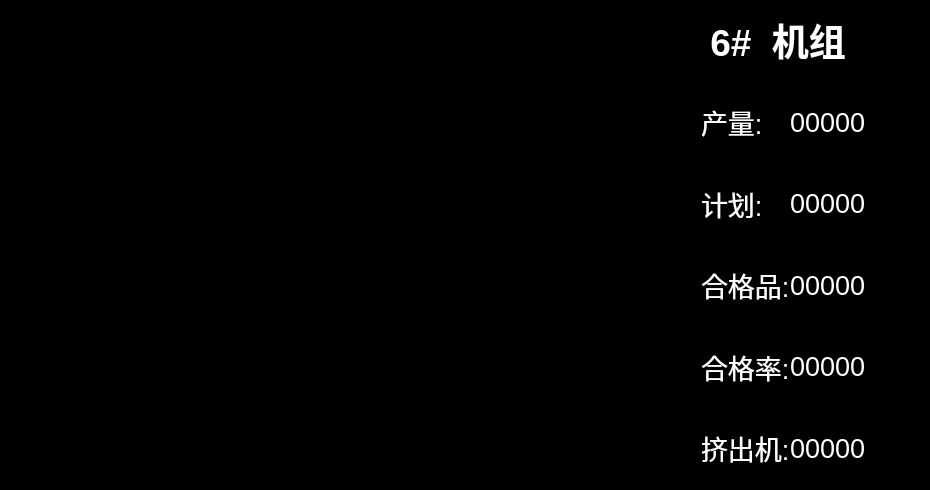
     <widget class="QFrame" name="frame_curve6">
      <property name="geometry">
       <rect>
        <x>980</x>
        <y>530</y>
        <width>930</width>
        <height>490</height>
       </rect>
      </property>
      <property name="styleSheet">
       <string notr="true">background-color: rgb(0, 0, 0);</string>
      </property>
      <property name="frameShape">
       <enum>QFrame::StyledPanel</enum>
      </property>
      <property name="frameShadow">
       <enum>QFrame::Raised</enum>
      </property>
      <widget class="QLabel" name="curve6_title">
       <property name="geometry">
        <rect>
         <x>700</x>
         <y>0</y>
         <width>190</width>
         <height>80</height>
        </rect>
       </property>
       <property name="font">
        <font>
         <pointsize>28</pointsize>
         <weight>75</weight>
         <bold>true</bold>
        </font>
       </property>
       <property name="layoutDirection">
        <enum>Qt::LeftToRight</enum>
       </property>
       <property name="autoFillBackground">
        <bool>false</bool>
       </property>
       <property name="styleSheet">
        <string notr="true">color: rgb(255, 255, 255);</string>
       </property>
       <property name="text">
        <string> 6#  机组</string>
       </property>
      </widget>
      <widget class="QWidget" name="curve6" native="true">
       <property name="geometry">
        <rect>
         <x>0</x>
         <y>0</y>
         <width>740</width>
         <height>490</height>
        </rect>
       </property>
      </widget>
      <widget class="QFrame" name="frame_data1_3">
       <property name="geometry">
        <rect>
         <x>700</x>
         <y>80</y>
         <width>230</width>
         <height>410</height>
        </rect>
       </property>
       <property name="frameShape">
        <enum>QFrame::StyledPanel</enum>
       </property>
       <property name="frameShadow">
        <enum>QFrame::Raised</enum>
       </property>
       <layout class="QGridLayout" name="gridLayout_6">
        <property name="leftMargin">
         <number>0</number>
        </property>
        <property name="topMargin">
         <number>0</number>
        </property>
        <property name="rightMargin">
         <number>0</number>
        </property>
        <property name="bottomMargin">
         <number>0</number>
        </property>
        <property name="spacing">
         <number>0</number>
        </property>
        <item row="0" column="0">
         <widget class="QLabel" name="curve1_lable1_3">
          <property name="sizePolicy">
           <sizepolicy hsizetype="Expanding" vsizetype="Expanding">
            <horstretch>1</horstretch>
            <verstretch>1</verstretch>
           </sizepolicy>
          </property>
          <property name="font">
           <font>
            <pointsize>20</pointsize>
           </font>
          </property>
          <property name="styleSheet">
           <string notr="true">color: rgb(255, 255, 255);</string>
          </property>
          <property name="text">
           <string>产量:</string>
          </property>
         </widget>
        </item>
        <item row="1" column="0">
         <widget class="QLabel" name="curve1_lable3_3">
          <property name="sizePolicy">
           <sizepolicy hsizetype="Preferred" vsizetype="Expanding">
            <horstretch>0</horstretch>
            <verstretch>1</verstretch>
           </sizepolicy>
          </property>
          <property name="font">
           <font>
            <pointsize>20</pointsize>
           </font>
          </property>
          <property name="styleSheet">
           <string notr="true">color: rgb(255, 255, 255);</string>
          </property>
          <property name="text">
           <string>计划:</string>
          </property>
         </widget>
        </item>
        <item row="1" column="1">
         <widget class="QLabel" name="curve6_lable4">
          <property name="font">
           <font>
            <pointsize>20</pointsize>
           </font>
          </property>
          <property name="styleSheet">
           <string notr="true">color: rgb(255, 255, 255);</string>
          </property>
          <property name="text">
           <string>00000</string>
          </property>
         </widget>
        </item>
        <item row="2" column="0">
         <widget class="QLabel" name="curve1_lable5_3">
          <property name="sizePolicy">
           <sizepolicy hsizetype="Preferred" vsizetype="Expanding">
            <horstretch>0</horstretch>
            <verstretch>1</verstretch>
           </sizepolicy>
          </property>
          <property name="font">
           <font>
            <pointsize>20</pointsize>
           </font>
          </property>
          <property name="styleSheet">
           <string notr="true">color: rgb(255, 255, 255);</string>
          </property>
          <property name="text">
           <string>合格品:</string>
          </property>
         </widget>
        </item>
        <item row="2" column="1">
         <widget class="QLabel" name="curve6_lable6">
          <property name="font">
           <font>
            <pointsize>20</pointsize>
           </font>
          </property>
          <property name="styleSheet">
           <string notr="true">color: rgb(255, 255, 255);</string>
          </property>
          <property name="text">
           <string>00000</string>
          </property>
         </widget>
        </item>
        <item row="3" column="0">
         <widget class="QLabel" name="curve1_lable7_3">
          <property name="sizePolicy">
           <sizepolicy hsizetype="Preferred" vsizetype="Expanding">
            <horstretch>0</horstretch>
            <verstretch>1</verstretch>
           </sizepolicy>
          </property>
          <property name="font">
           <font>
            <pointsize>20</pointsize>
           </font>
          </property>
          <property name="styleSheet">
           <string notr="true">color: rgb(255, 255, 255);</string>
          </property>
          <property name="text">
           <string>合格率:</string>
          </property>
         </widget>
        </item>
        <item row="3" column="1">
         <widget class="QLabel" name="curve6_lable8">
          <property name="font">
           <font>
            <pointsize>20</pointsize>
           </font>
          </property>
          <property name="styleSheet">
           <string notr="true">color: rgb(255, 255, 255);</string>
          </property>
          <property name="text">
           <string>00000</string>
          </property>
         </widget>
        </item>
        <item row="4" column="0">
         <widget class="QLabel" name="curve1_lable9_3">
          <property name="sizePolicy">
           <sizepolicy hsizetype="Preferred" vsizetype="Expanding">
            <horstretch>0</horstretch>
            <verstretch>1</verstretch>
           </sizepolicy>
          </property>
          <property name="font">
           <font>
            <pointsize>20</pointsize>
           </font>
          </property>
          <property name="styleSheet">
           <string notr="true">color: rgb(255, 255, 255);</string>
          </property>
          <property name="text">
           <string>挤出机:</string>
          </property>
         </widget>
        </item>
        <item row="4" column="1">
         <widget class="QLabel" name="curve6_lable10">
          <property name="font">
           <font>
            <pointsize>20</pointsize>
           </font>
          </property>
          <property name="styleSheet">
           <string notr="true">color: rgb(255, 255, 255);</string>
          </property>
          <property name="text">
           <string>00000</string>
          </property>
         </widget>
        </item>
        <item row="0" column="1">
         <widget class="QLabel" name="curve6_lable2">
          <property name="sizePolicy">
           <sizepolicy hsizetype="Expanding" vsizetype="Preferred">
            <horstretch>3</horstretch>
            <verstretch>0</verstretch>
           </sizepolicy>
          </property>
          <property name="font">
           <font>
            <pointsize>20</pointsize>
           </font>
          </property>
          <property name="styleSheet">
           <string notr="true">color: rgb(255, 255, 255);</string>
          </property>
          <property name="text">
           <string>00000</string>
          </property>
         </widget>
        </item>
       </layout>
      </widget>
      <zorder>curve6</zorder>
      <zorder>frame_data1_3</zorder>
      <zorder>curve6_title</zorder>
     </widget>
